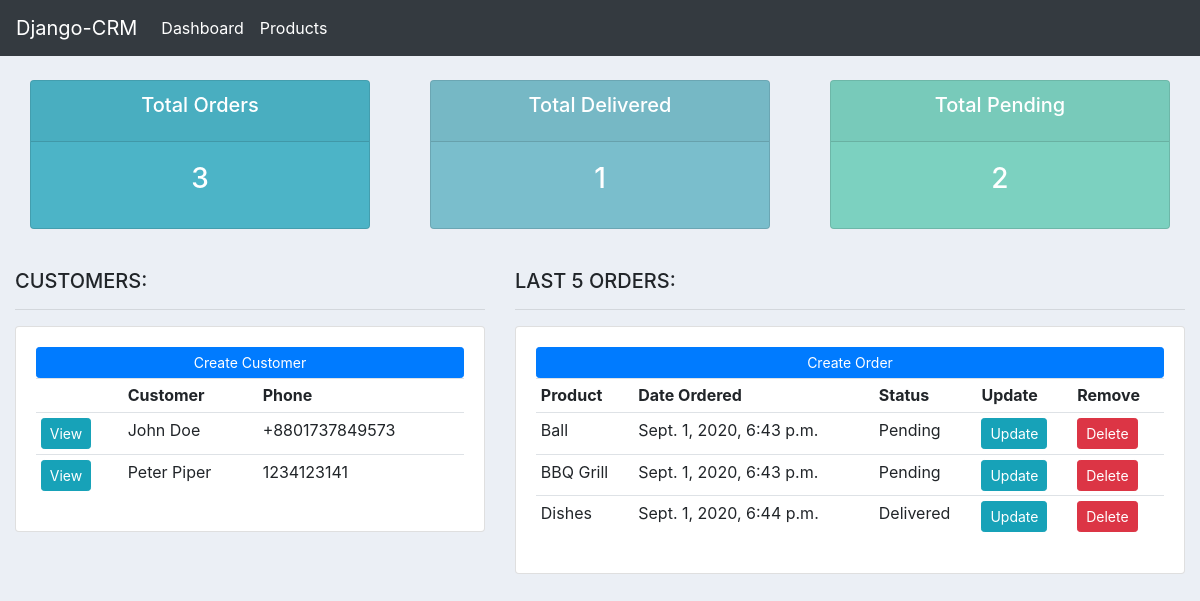
Before: / with the older database file.
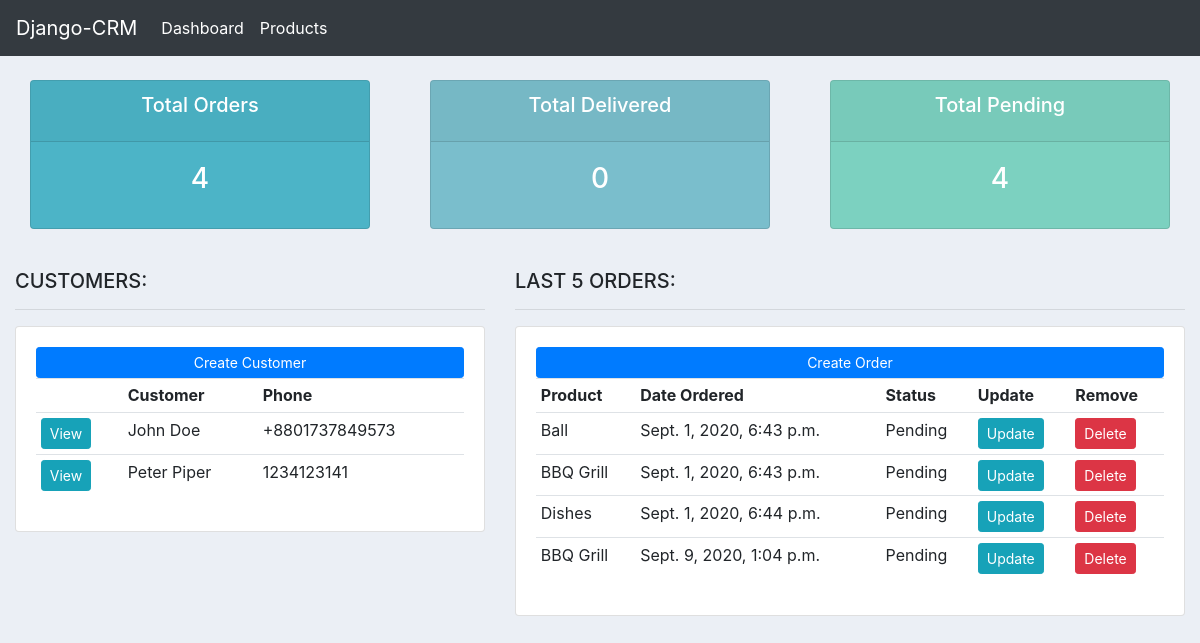
After: the same page with the newer database file.
### accounts/models.py (models this page shows, shortened)
class Customer(models.Model):
    name = models.CharField(max_length=200, null=True)
    email = models.CharField(max_length=200, null=True)
    phone = models.CharField(max_length=200, null=True)
    date_created = models.DateTimeField(auto_now_add=True, null=True)

class Order(models.Model):
    STATUS = (
        ('Pending', 'Pending'),
        ('Out for delivery', 'Out for delivery'),
        ('Delivered', 'Delivered')
    )
    customer = models.ForeignKey(Customer, null=True, on_delete=models.SET_NULL)
    product = models.ForeignKey(Product, null=True, on_delete=models.SET_NULL)
    status = models.CharField(max_length=200, null=True, choices=STATUS)
    date_created = models.DateTimeField(auto_now_add=True, null=True)

class Product(models.Model):
    CATEGORY = (
        ('Indoor', 'Indoor'),
        ('Outdoor', 'Outdoor')
    )
    name = models.CharField(max_length=200, null=True)
    price = models.FloatField(null=True)
    category = models.CharField(max_length=200, null=True, choices=CATEGORY)
    tags = models.ManyToManyField(Tag)
    description = models.CharField(max_length=200, null=True, blank=True)
    date_created = models.DateTimeField(auto_now_add=True, null=True)
    def __str__(self):
        return self.name

### accounts/views.py (the view)
# urls.py: path('', views.dashboard, name='dashboard'),
def dashboard(request):
    orders = Order.objects.all()
    customers = Customer.objects.all()
    total_customers = customers.count()
    total_orders = orders.count()
    pending = orders.filter(status='Pending').count()
    delivered = orders.filter(status='Delivered').count()
    context = {
        'orders': orders,
        'customers':customers,
        'total_orders':total_orders,
        'total_customers':total_customers,
        'delivered':delivered,
        'pending':pending
        }
    return render(request, 'accounts/dashboard.html', context)

### accounts/templates/accounts/dashboard.html
{% extends 'accounts/main.html' %}
{% block content %}
{% include 'accounts/status.html' %}
<br>
<div class="row">
    <div class="col-md-5">
        <h5>CUSTOMERS:</h5>
        <hr>
        <div class="card card-body">
        <a href="" class="btn btn-primary btn-sm btn-block">Create Customer</a>
        <table class="table table-sm">
            <tr>
                <th></th>
                <th>Customer</th>
                <th>Phone</th>
            </tr>
            {% for customer in customers %}
            <tr>
                <td><a class='btn btn-sm btn-info' href='{% url "customer" customer.id %}'>View</a></td>
                <td>{{ customer.name }}</td>
                <td>{{ customer.phone }}</td>
            </tr>
            {% endfor %}
        </table>
        </div>
    </div>
    <div class="col-md-7">
        <h5>LAST 5 ORDERS:</h5>
        <hr>
        <div class="card card-body">
        <a href="{% url 'create_order' %}" class="btn btn-primary btn-sm btn-block">Create Order</a>
        <table class="table table-sm">
            <tr>
                <th>Product</th>
                <th>Date Ordered</th>
                <th>Status</th>
                <th>Update</th>
                <th>Remove</th>
            </tr>
            {% for order in orders %}
            <tr>
                <td>{{ order.product }}</td>
                <td>{{ order.date_created }}</td>
                <td>{{ order.status }}</td>
                <td><a class='btn btn-sm btn-info' href="{% url 'update_order' order.id %}">Update</a></td>
                <td><a class='btn btn-sm btn-danger' href="{% url 'delete_order' order.id %}">Delete</a></td>
            </tr>
            {% endfor %}
        </table>
        </div>
    </div>
</div>
{% endblock content %}

### accounts/templates/accounts/main.html (shortened to what this page needs)
{% load static %}
<!DOCTYPE html>
<html>
<head>
<link rel="stylesheet" href="https://stackpath.bootstrapcdn.com/bootstrap/4.5.2/css/bootstrap.min.css">
<link rel="stylesheet" href="{% static '/css/main.css' %}">
</head>
<body>
{% include 'accounts/navbar.html' %}
<div class="container-fluid">
{% block content %}
{% endblock content %}
</div>
</body>
</html>

### accounts/templates/accounts/navbar.html (shortened to what this page needs)
<nav class="navbar navbar-expand-lg navbar-dark bg-dark">
  <a class="navbar-brand" href="#">Django-CRM</a>
  <div class="collapse navbar-collapse" id="navbarNav">
    <ul class="navbar-nav">
      <li class="nav-item active">
        <a class="nav-link" href="{% url "dashboard" %}">Dashboard</a>
      </li>
      <li class="nav-item active">
        <a class="nav-link" href="{% url "products" %}">Products</a>
      </li>
    </ul>
  </div>
</nav>

### accounts/templates/accounts/status.html
<br>
<div class="row">
    <div class="col">
        <div class="col-md">
            <div class="card text-center text-white mb-3" id="total-orders">
                <div class="card-header">
                    <h5 class="card-title">Total Orders</h5>
                </div>
                <div class="card-body">
                    <h3 class="card-title">{{total_orders}}</h3>
                </div>
            </div>
        </div>
    </div>
    <div class="col">
        <div class="col-md">
            <div class="card text-center text-white mb-3" id="total-delivered">
                <div class="card-header">
                    <h5 class="card-title">Total Delivered</h5>
                </div>
                <div class="card-body">
                    <h3 class="card-title">{{delivered}}</h3>
                </div>
            </div>
        </div>
    </div>
    <div class="col">
        <div class="col-md">
            <div class="card text-center text-white mb-3" id="total-pending">
                <div class="card-header">
                    <h5 class="card-title">Total Pending</h5>
                </div>
                <div class="card-body">
                    <h3 class="card-title">{{pending}}</h3>
                </div>
            </div>
        </div>
    </div>
</div>

### static/css/main.css (style rules this page uses)
body { background-color: #ebeff5; }
#total-orders { background-color: #4cb4c7; }
#total-delivered { background-color: #7abecc; }
#total-pending { background-color: #7CD1C0; }

Changed rows visible on the page:
changed Order "Sept. 1, 2020, 6:44 p.m.": status "Delivered" → "Pending"
added Order: product "BBQ Grill", date_created "Sept. 9, 2020, 1:04 p.m.", status "Pending"
Other visible differences:
{{ total_orders }}: "3" → "4"
{{ delivered }}: "1" → "0"
{{ pending }}: "2" → "4"
